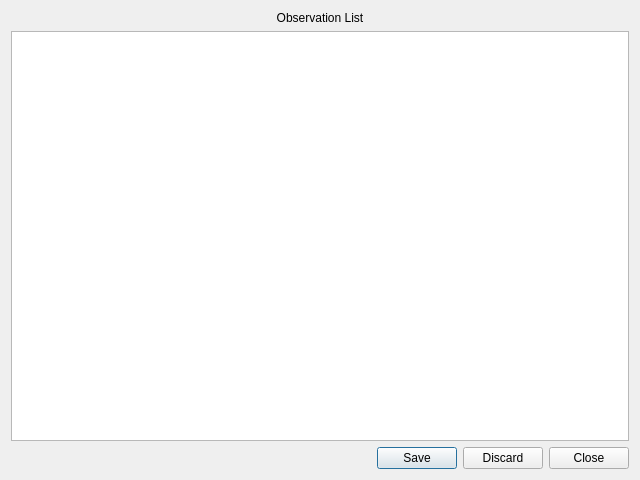
<?xml version="1.0" encoding="UTF-8"?>
<ui version="4.0">
 <class>observation_dialog</class>
 <widget class="QDialog" name="observation_dialog">
  <property name="geometry">
   <rect>
    <x>0</x>
    <y>0</y>
    <width>640</width>
    <height>480</height>
   </rect>
  </property>
  <property name="windowTitle">
   <string>Dialog</string>
  </property>
  <layout class="QVBoxLayout" name="verticalLayout">
   <item>
    <widget class="QLabel" name="label">
     <property name="text">
      <string>Observation List</string>
     </property>
     <property name="alignment">
      <set>Qt::AlignCenter</set>
     </property>
    </widget>
   </item>
   <item>
    <widget class="QListWidget" name="listWidget"/>
   </item>
   <item>
    <widget class="QDialogButtonBox" name="buttonBox">
     <property name="orientation">
      <enum>Qt::Horizontal</enum>
     </property>
     <property name="standardButtons">
      <set>QDialogButtonBox::Close|QDialogButtonBox::Discard|QDialogButtonBox::Save</set>
     </property>
    </widget>
   </item>
  </layout>
 </widget>
 <resources/>
 <connections>
  <connection>
   <sender>buttonBox</sender>
   <signal>accepted()</signal>
   <receiver>observation_dialog</receiver>
   <slot>accept()</slot>
   <hints>
    <hint type="sourcelabel">
     <x>248</x>
     <y>254</y>
    </hint>
    <hint type="destinationlabel">
     <x>157</x>
     <y>274</y>
    </hint>
   </hints>
  </connection>
  <connection>
   <sender>buttonBox</sender>
   <signal>rejected()</signal>
   <receiver>observation_dialog</receiver>
   <slot>reject()</slot>
   <hints>
    <hint type="sourcelabel">
     <x>316</x>
     <y>260</y>
    </hint>
    <hint type="destinationlabel">
     <x>286</x>
     <y>274</y>
    </hint>
   </hints>
  </connection>
 </connections>
</ui>
